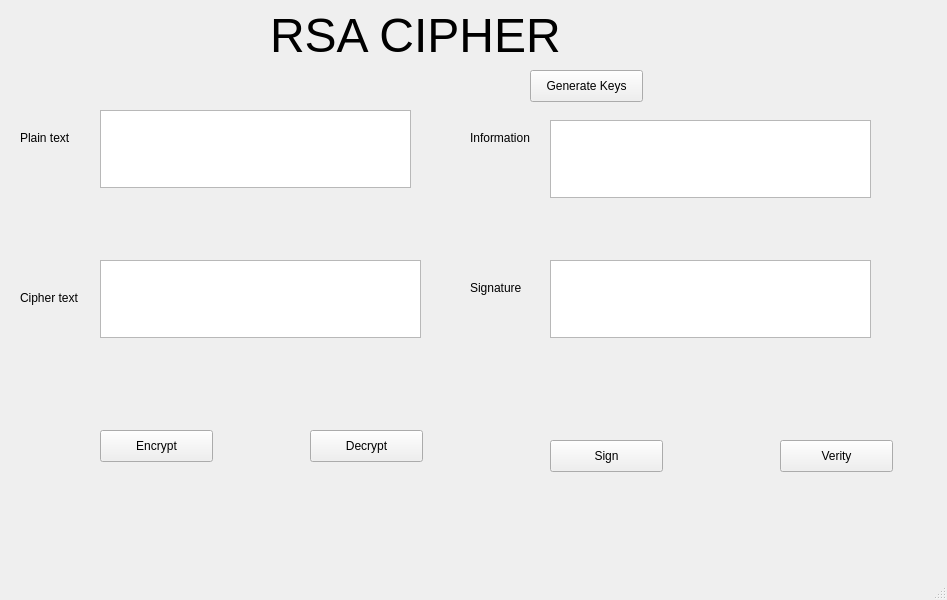
<?xml version="1.0" encoding="UTF-8"?>
<ui version="4.0">
 <class>MainWindow</class>
 <widget class="QMainWindow" name="MainWindow">
  <property name="geometry">
   <rect>
    <x>0</x>
    <y>0</y>
    <width>947</width>
    <height>600</height>
   </rect>
  </property>
  <property name="windowTitle">
   <string>MainWindow</string>
  </property>
  <widget class="QWidget" name="centralwidget">
   <widget class="QLabel" name="tieuDe">
    <property name="geometry">
     <rect>
      <x>270</x>
      <y>10</y>
      <width>361</width>
      <height>51</height>
     </rect>
    </property>
    <property name="font">
     <font>
      <pointsize>36</pointsize>
     </font>
    </property>
    <property name="text">
     <string>RSA CIPHER</string>
    </property>
   </widget>
   <widget class="QLabel" name="plaintext">
    <property name="geometry">
     <rect>
      <x>20</x>
      <y>130</y>
      <width>60</width>
      <height>16</height>
     </rect>
    </property>
    <property name="text">
     <string>Plain text</string>
    </property>
   </widget>
   <widget class="QLabel" name="ciphertext">
    <property name="geometry">
     <rect>
      <x>20</x>
      <y>290</y>
      <width>81</width>
      <height>16</height>
     </rect>
    </property>
    <property name="text">
     <string>Cipher text</string>
    </property>
   </widget>
   <widget class="QLabel" name="information">
    <property name="geometry">
     <rect>
      <x>470</x>
      <y>130</y>
      <width>71</width>
      <height>16</height>
     </rect>
    </property>
    <property name="text">
     <string>Information</string>
    </property>
   </widget>
   <widget class="QLabel" name="signature">
    <property name="geometry">
     <rect>
      <x>470</x>
      <y>280</y>
      <width>60</width>
      <height>16</height>
     </rect>
    </property>
    <property name="text">
     <string>Signature</string>
    </property>
   </widget>
   <widget class="QTextEdit" name="txt_plaintext">
    <property name="geometry">
     <rect>
      <x>100</x>
      <y>110</y>
      <width>311</width>
      <height>78</height>
     </rect>
    </property>
   </widget>
   <widget class="QTextEdit" name="txt_ciphertext">
    <property name="geometry">
     <rect>
      <x>100</x>
      <y>260</y>
      <width>321</width>
      <height>78</height>
     </rect>
    </property>
   </widget>
   <widget class="QTextEdit" name="txt_information">
    <property name="geometry">
     <rect>
      <x>550</x>
      <y>120</y>
      <width>321</width>
      <height>78</height>
     </rect>
    </property>
   </widget>
   <widget class="QTextEdit" name="txt_signature">
    <property name="geometry">
     <rect>
      <x>550</x>
      <y>260</y>
      <width>321</width>
      <height>78</height>
     </rect>
    </property>
   </widget>
   <widget class="QPushButton" name="bt_encrypt">
    <property name="geometry">
     <rect>
      <x>100</x>
      <y>430</y>
      <width>113</width>
      <height>32</height>
     </rect>
    </property>
    <property name="text">
     <string>Encrypt</string>
    </property>
   </widget>
   <widget class="QPushButton" name="bt_decrypt">
    <property name="geometry">
     <rect>
      <x>310</x>
      <y>430</y>
      <width>113</width>
      <height>32</height>
     </rect>
    </property>
    <property name="text">
     <string>Decrypt</string>
    </property>
   </widget>
   <widget class="QPushButton" name="bt_sign">
    <property name="geometry">
     <rect>
      <x>550</x>
      <y>440</y>
      <width>113</width>
      <height>32</height>
     </rect>
    </property>
    <property name="text">
     <string>Sign</string>
    </property>
   </widget>
   <widget class="QPushButton" name="bt_verity">
    <property name="geometry">
     <rect>
      <x>780</x>
      <y>440</y>
      <width>113</width>
      <height>32</height>
     </rect>
    </property>
    <property name="text">
     <string>Verity</string>
    </property>
   </widget>
   <widget class="QPushButton" name="pushButton_5">
    <property name="geometry">
     <rect>
      <x>530</x>
      <y>70</y>
      <width>113</width>
      <height>32</height>
     </rect>
    </property>
    <property name="text">
     <string>Generate Keys</string>
    </property>
   </widget>
  </widget>
  <widget class="QMenuBar" name="menubar">
   <property name="geometry">
    <rect>
     <x>0</x>
     <y>0</y>
     <width>947</width>
     <height>26</height>
    </rect>
   </property>
  </widget>
  <widget class="QStatusBar" name="statusbar"/>
 </widget>
 <resources/>
 <connections/>
</ui>
